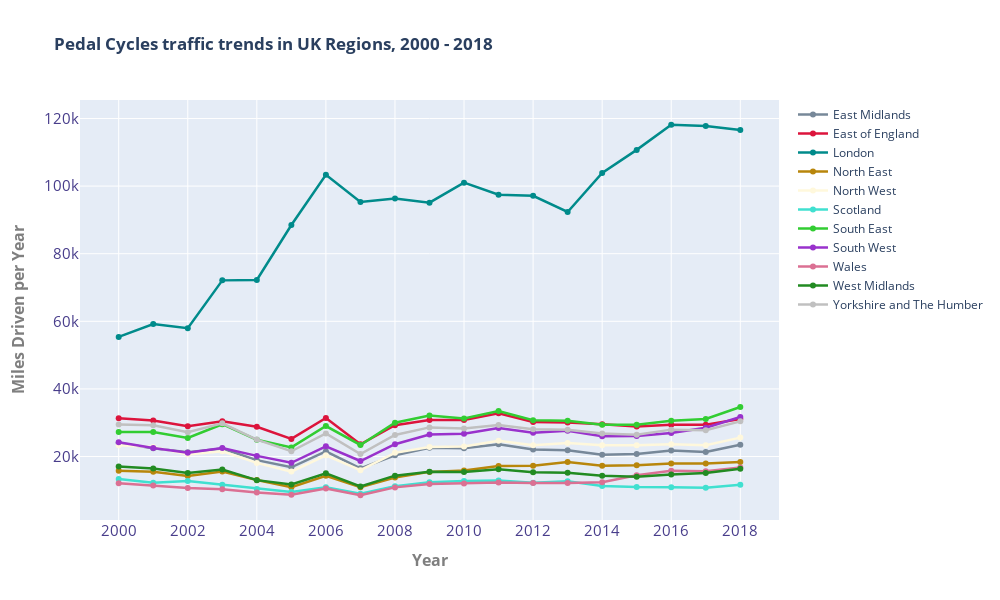

Here is the notebook cell this chart was saved with:
### Code cell
### Pedal Cycles --- UK Regions###
vehicles_traffic_flow(uk_traffic, 'pedal_cyclesmiles_driven', 'region_name')
